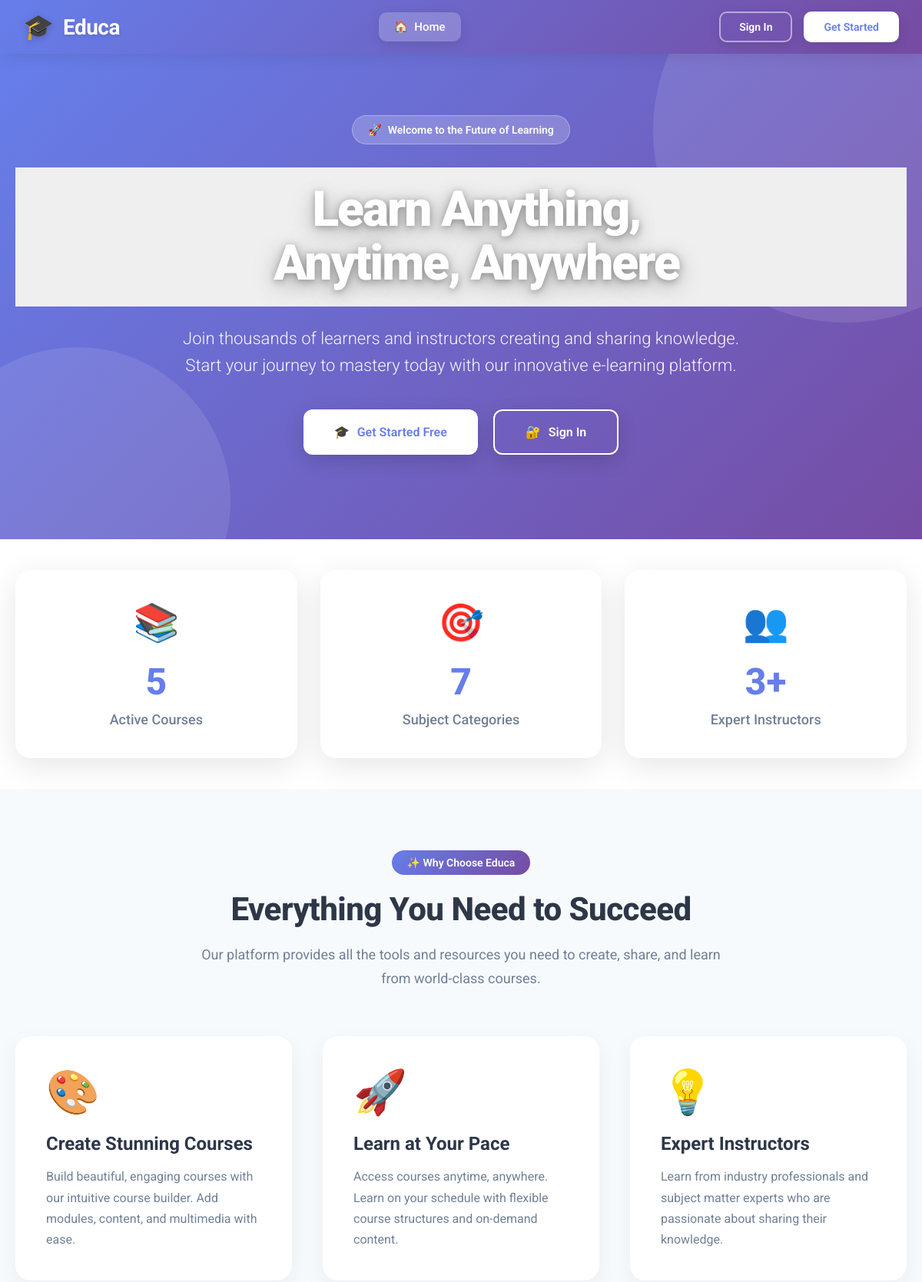
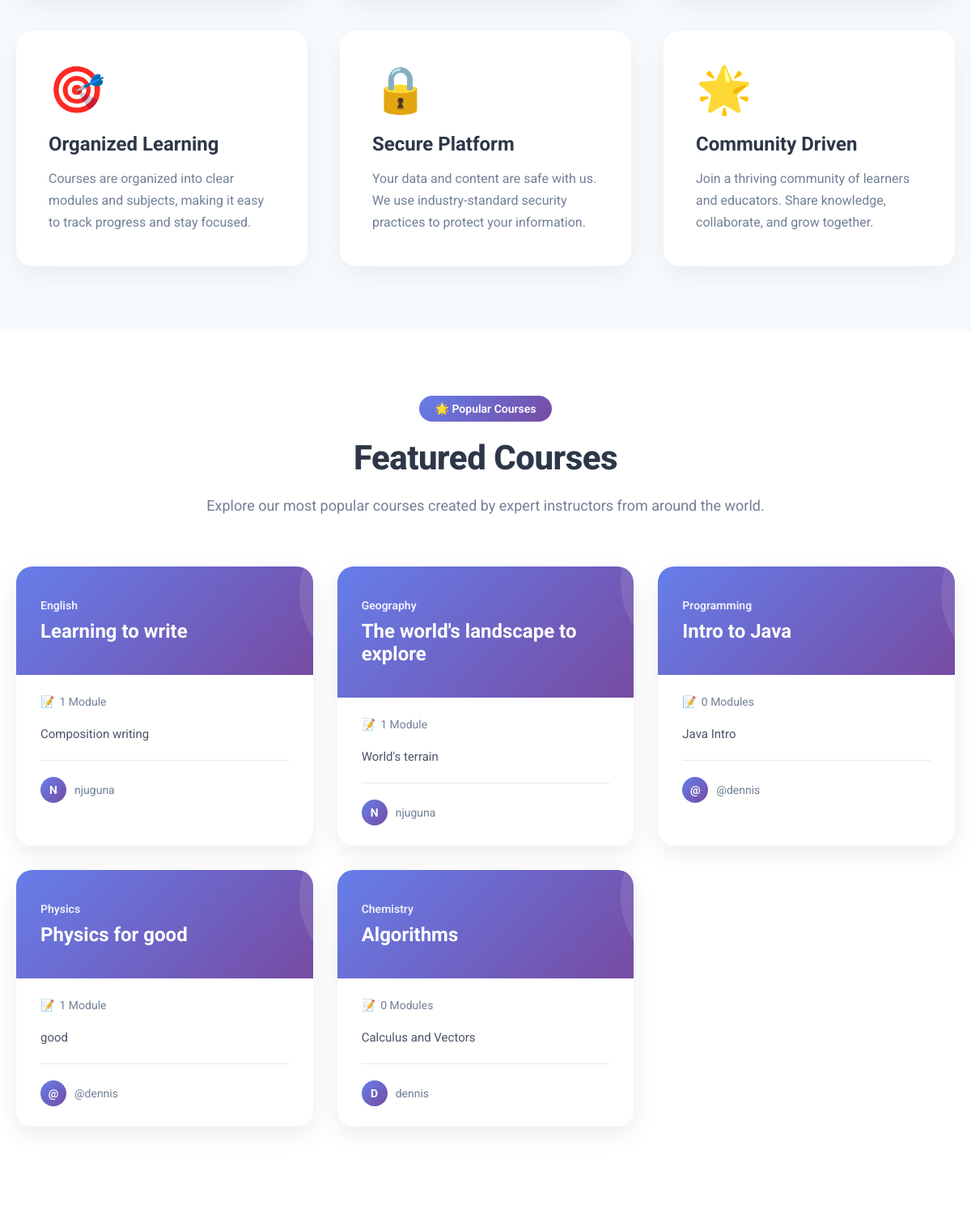
The page / (upper part) on the database its author committed (2 pictures, top to bottom).
### courses/models.py (models this page shows, shortened)
class Course(models.Model):
    owner = models.ForeignKey(User,
                              related_name='courses_created',
                              on_delete=models.CASCADE)
    subject = models.ForeignKey(Subject,
                                related_name='courses',
                                on_delete=models.CASCADE)
    title = models.CharField(max_length=200)
    slug = models.SlugField(max_length=200, unique=True)
    overview = models.TextField()
    created = models.DateTimeField(auto_now_add=True)
    class Meta:
        ordering = ['-created']

class Subject(models.Model):
    title = models.CharField(max_length=200)
    slug = models.SlugField(max_length=200, unique=True)
    class Meta:
        ordering = ['title']

### courses/views.py (the view)
# urls.py: 2. Add a URL to urlpatterns:  path('', views.home, name='home')
def home(request):
    total_courses = Course.objects.count()
    total_subjects = Subject.objects.count()
    total_users = Course.objects.values('owner').distinct().count()
    featured_courses = Course.objects.select_related('subject', 'owner').prefetch_related('modules')[:6]
    subjects = Subject.objects.annotate(total_courses=Count('courses'))[:8]
    context = {
        'total_courses': total_courses,
        'total_subjects': total_subjects,
        'total_users': total_users,
        'featured_courses': featured_courses,
        'subjects': subjects,
    }
    return render(request, 'courses/home.html', context)

### courses/templates/courses/home.html (shortened to what this page needs)
{% extends "base.html" %}
{% block content %}
<section class="hero-section">
  <div class="hero-container">
    <div class="hero-content">
      <div class="hero-badge">
        <span>🚀</span>
        <span>Welcome to the Future of Learning</span>
      </div>
      <h1 class="hero-title">Learn Anything,<br>Anytime, Anywhere</h1>
      <p class="hero-subtitle">
        Join thousands of learners and instructors creating and sharing knowledge.<br>
        Start your journey to mastery today with our innovative e-learning platform.
      </p>
      <div class="hero-buttons">
        {% if request.user.is_authenticated %}
          <a href="{% url 'profile' %}" class="btn-hero btn-primary-hero">
            <span>📚</span> Go to Dashboard
          </a>
          <a href="{% url 'course_create' %}" class="btn-hero btn-secondary-hero">
            <span>➕</span> Create Course
          </a>
        {% else %}
          <a href="{% url 'signup' %}" class="btn-hero btn-primary-hero">
            <span>🎓</span> Get Started Free
          </a>
          <a href="{% url 'login' %}" class="btn-hero btn-secondary-hero">
            <span>🔐</span> Sign In
          </a>
        {% endif %}
      </div>
    </div>
  </div>
</section>
<section class="stats-section">
  <div class="stats-container">
    <div class="stats-grid">
      <div class="stat-card">
        <span class="stat-icon">📚</span>
        <span class="stat-number">{{ total_courses }}</span>
        <span class="stat-label">Active Courses</span>
      </div>
      <div class="stat-card">
        <span class="stat-icon">🎯</span>
        <span class="stat-number">{{ total_subjects }}</span>
        <span class="stat-label">Subject Categories</span>
      </div>
      <div class="stat-card">
        <span class="stat-icon">👥</span>
        <span class="stat-number">{{ total_users }}+</span>
        <span class="stat-label">Expert Instructors</span>
      </div>
    </div>
  </div>
</section>
<section class="features-section">
  <div class="section-header">
    <div class="section-badge">✨ Why Choose Educa</div>
    <h2 class="section-title">Everything You Need to Succeed</h2>
    <p class="section-description">
      Our platform provides all the tools and resources you need to create, share, and learn from world-class courses.
    </p>
  </div>
  <div class="features-grid">
    <div class="feature-card">
      <span class="feature-icon">🎨</span>
      <h3 class="feature-title">Create Stunning Courses</h3>
      <p class="feature-description">
        Build beautiful, engaging courses with our intuitive course builder. Add modules, content, and multimedia with ease.
      </p>
    </div>
    <div class="feature-card">
      <span class="feature-icon">🚀</span>
      <h3 class="feature-title">Learn at Your Pace</h3>
      <p class="feature-description">
        Access courses anytime, anywhere. Learn on your schedule with flexible course structures and on-demand content.
      </p>
    </div>
    <div class="feature-card">
      <span class="feature-icon">💡</span>
      <h3 class="feature-title">Expert Instructors</h3>
      <p class="feature-description">
        Learn from industry professionals and subject matter experts who are passionate about sharing their knowledge.
      </p>
    </div>
    <div class="feature-card">
      <span class="feature-icon">🎯</span>
      <h3 class="feature-title">Organized Learning</h3>
      <p class="feature-description">
        Courses are organized into clear modules and subjects, making it easy to track progress and stay focused.
      </p>
    </div>
    <div class="feature-card">
      <span class="feature-icon">🔒</span>
      <h3 class="feature-title">Secure Platform</h3>
      <p class="feature-description">
        Your data and content are safe with us. We use industry-standard security practices to protect your information.
      </p>
    </div>
    <div class="feature-card">
      <span class="feature-icon">🌟</span>
      <h3 class="feature-title">Community Driven</h3>
      <p class="feature-description">
        Join a thriving community of learners and educators. Share knowledge, collaborate, and grow together.
      </p>
    </div>
  </div>
</section>
{% if featured_courses %}
<section class="courses-section">
  <div class="courses-container">
    <div class="section-header">
      <div class="section-badge">🌟 Popular Courses</div>
      <h2 class="section-title">Featured Courses</h2>
      <p class="section-description">
        Explore our most popular courses created by expert instructors from around the world.
      </p>
    </div>
    <div class="courses-grid">
      {% for course in featured_courses %}
      <a href="{% if request.user.is_authenticated %}{% url 'course_detail' course.id %}{% else %}{% url 'login' %}{% endif %}" class="course-card">
        <div class="course-header">
          <div class="course-subject">{{ course.subject.title }}</div>
          <h3 class="course-title">{{ course.title }}</h3>
        </div>
        <div class="course-body">
          <div class="course-meta">
            <div class="course-meta-item">
              <span>📝</span>
              <span>{{ course.modules.count }} Module{{ course.modules.count|pluralize }}</span>
            </div>
          </div>
          {% if course.overview %}
          <p class="course-description">{{ course.overview|truncatewords:20 }}</p>
          {% endif %}
          <div class="course-footer">
            <div class="course-author">
              <div class="author-avatar">{{ course.owner.username|slice:":1"|upper }}</div>
              <span>{{ course.owner.username }}</span>
            </div>
          </div>
        </div>
      </a>
      {% endfor %}
    </div>
  </div>
</section>
{% endif %}
{% endblock %}

### courses/static/css/base.css (style rules this page uses)
body { margin:0; font-family:'Roboto', sans-serif; font-weight:400; color:#333; }
a { color:#3fad37; text-decoration:none; }
h1, h2, h3, h4, h5, h6 { font-family:'Roboto', sans-serif; font-weight:300; }
h1 { background:#efefef; width:100%; overflow:auto; padding:20px 0 20px 40px; margin:0; }

### courses/templates/base.html (style rules this page uses)
* { margin: 0; padding: 0; box-sizing: border-box; }
body { font-family: 'Roboto', -apple-system, BlinkMacSystemFont, 'Segoe UI', sans-serif; margin: 0; padding: 0; }

### rows shown on the page
Course: subject "English", title "Learning to write", modules.count "1", overview "Composition writing", owner.username "N", owner.username "njuguna"
Course: subject "Geography", title "The world's landscape to explore", modules.count "1", overview "World's terrain", owner.username "N", owner.username "njuguna"
Course: subject "Programming", title "Intro to Java", modules.count "0", overview "Java Intro", owner.username "@", owner.username "@dennis"
Course: subject "Physics", title "Physics for good", modules.count "1", overview "good", owner.username "@", owner.username "@dennis"
Course: subject "Chemistry", title "Algorithms", modules.count "0", overview "Calculus and Vectors", owner.username "D", owner.username "dennis"

### other values the page prints
{{ total_courses }} "5"
{{ total_subjects }} "7"
{{ total_users }} "3"
